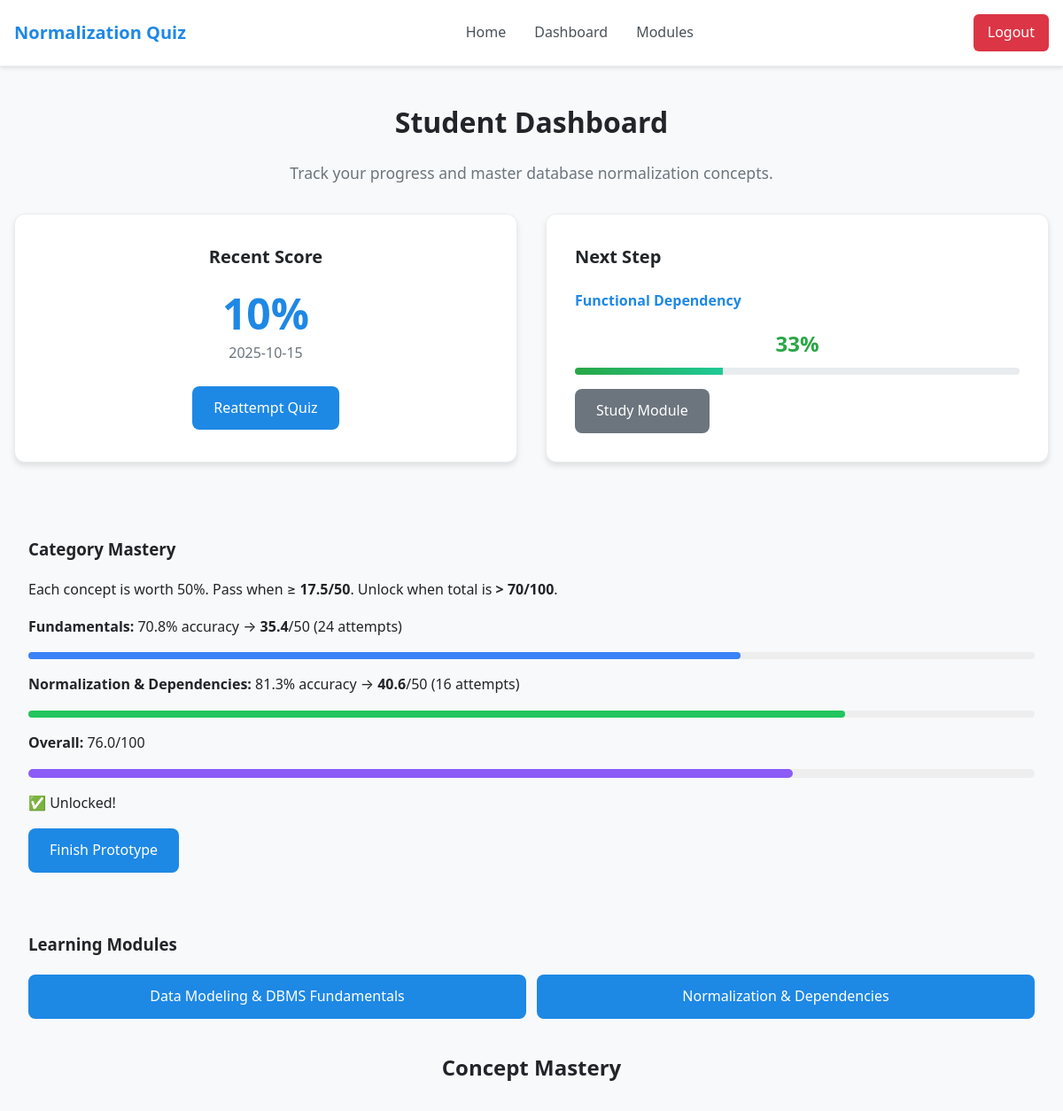
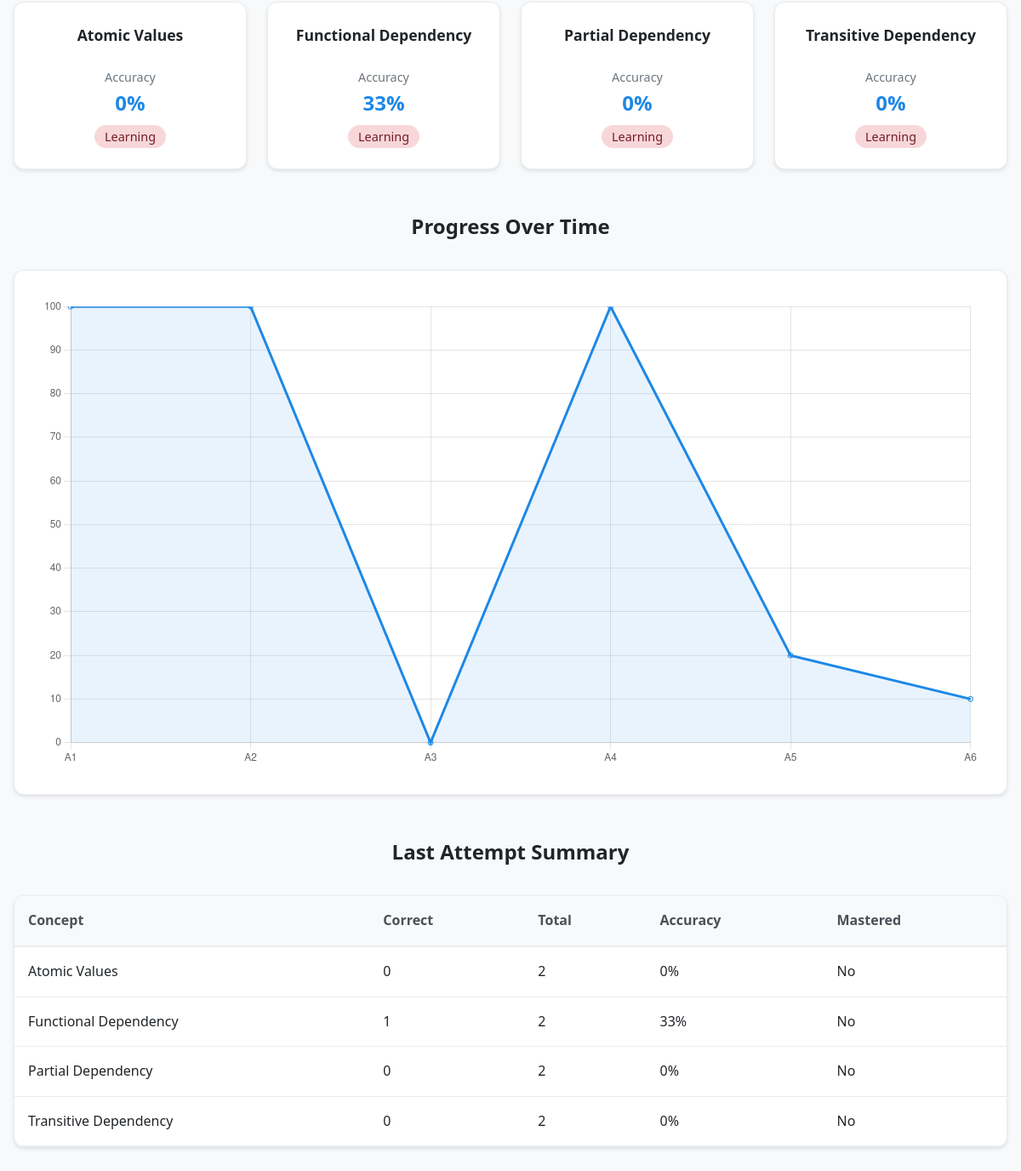
Page /student/1 (signed in) on the committed database (2 pictures, top to bottom).
### tables this page shows
CREATE TABLE attempt (
  attempt_id INTEGER PRIMARY KEY,
  student_id INTEGER NOT NULL,
  nf_scope TEXT,
  started_at TEXT,
  finished_at TEXT,
  items_total INTEGER,
  items_correct INTEGER,
  score_pct REAL, source TEXT,
  FOREIGN KEY(student_id) REFERENCES student(student_id) ON DELETE CASCADE
);

CREATE TABLE student_mastery (
  student_id INTEGER NOT NULL,
  concept_tag TEXT NOT NULL,
  mastered INTEGER NOT NULL,
  updated_at TEXT NOT NULL,
  PRIMARY KEY(student_id, concept_tag),
  FOREIGN KEY(student_id) REFERENCES student(student_id) ON DELETE CASCADE
);

### app.py (the view)
@app.route("/student/<int:student_id>")
@login_required
def student_dashboard(student_id: int):
    current_student_id = int(session["student_id"])  # never trust URL param
    if student_id != current_student_id:
        flash("Access restricted to your own dashboard.")
        return redirect(url_for("student_dashboard", student_id=current_student_id))
    db = get_db()
    cur = db.execute(
        "SELECT attempt_id, started_at, score_pct FROM attempt WHERE student_id=? AND score_pct IS NOT NULL ORDER BY started_at ASC",
        (current_student_id,),
    )
    attempts = cur.fetchall()
    labels = [f"A{idx+1}" for idx, _ in enumerate(attempts)]
    scores = [float(a["score_pct"]) for a in attempts]
    cur = db.execute(
        "SELECT attempt_id, started_at, score_pct FROM attempt WHERE student_id=? AND items_total IS NOT NULL ORDER BY started_at DESC LIMIT 1",
        (current_student_id,),
    )
    last = cur.fetchone()
    last_details: List[Dict[str, Any]] = []
    if last:
        cur = db.execute(
            """
            SELECT q.question, r.answer, q.correct_answer, q.explanation, q.concept_tag,
                   r.response_time_s, r.score
            FROM response r
            JOIN quiz q ON q.quiz_id = r.quiz_id
            WHERE r.attempt_id = ?
            ORDER BY r.response_id ASC
            """,
            (last["attempt_id"],),
        )
        for row in cur.fetchall():
            t = float(row["response_time_s"]) if row["response_time_s"] is not None else 0.0
            last_details.append(
                {
                    "question": row["question"],
                    "answer": row["answer"],
                    "correct_answer": row["correct_answer"],
                    "explanation": row["explanation"],
                    "concept_tag": row["concept_tag"],
                    "response_time_s": t,
                    "time_category": categorize_time(t),
                    "score": int(row["score"]) if row["score"] is not None else 0,
                }
            )
    per_concept: List[Dict[str, Any]] = []
    if last:
        cur = db.execute(
            """
            SELECT q.concept_tag AS concept_tag,
                   100.0 * SUM(r.score) / COUNT(*) AS acc_pct
            FROM response r
            JOIN quiz q ON q.quiz_id = r.quiz_id
            WHERE r.attempt_id = ?
            GROUP BY q.concept_tag
            ORDER BY q.concept_tag
            """,
            (last["attempt_id"],),
        )
        for row in cur.fetchall():
            tag = row["concept_tag"]
            acc = float(row["acc_pct"]) if row["acc_pct"] is not None else 0.0
            mcur = db.execute(
                "SELECT mastered FROM student_mastery WHERE student_id=? AND concept_tag=?",
                (current_student_id, tag),
            )
            mrow = mcur.fetchone()
            per_concept.append(
                {
                    "concept_tag": tag,
                    "acc_pct": acc,
                    "mastered": int(mrow["mastered"]) if mrow else 0,
                }
            )
    next_step = next_step_concept(current_student_id)
    next_step_accuracy = 0.0
    if next_step and last:
        cur = db.execute(
            """
            SELECT 100.0 * SUM(r.score) / COUNT(*) AS acc_pct
            FROM response r
            JOIN quiz q ON q.quiz_id = r.quiz_id
            WHERE r.attempt_id = ? AND q.concept_tag = ?
            """,
            (last["attempt_id"], next_step),
        )
        row = cur.fetchone()
        if row and row["acc_pct"] is not None:
            next_step_accuracy = float(row["acc_pct"])
    two_cat = get_two_category_mastery(current_student_id)
    return render_template(
        "student_dashboard.html",
        labels=labels,
        scores=scores,
        last_details=last_details,
        per_concept=per_concept,
        next_step=next_step,
        next_step_accuracy=next_step_accuracy,
        last_attempt=last,
        two_cat=two_cat,
    )

### app.py (called while the page is built)
def ensure_csrf_token() -> None:
    if not session.get("csrf_token"):
        session["csrf_token"] = secrets.token_hex(16)

@app.before_request
def before_request() -> None:
    ensure_csrf_token()

def login_required(view):
    @wraps(view)
    def wrapped(*args, **kwargs):
        if not session.get("student_id"):
            if request.path.startswith("/api/") or request.path == "/submit":
                return redirect(url_for("login"))
            flash("Please log in to continue.")
            return redirect(url_for("login"))
        return view(*args, **kwargs)
    return wrapped

def categorize_time(seconds: float) -> str:
    if seconds < 10:
        return "Fast"
    if seconds <= 20:
        return "Normal"
    return "Slow"

def next_step_concept(student_id: int) -> Optional[str]:
    concept_order = [
        "Functional Dependency",
        "Atomic Values",
        "Partial Dependency",
        "Transitive Dependency",
    ]
    db = get_db()
    for tag in concept_order:
        cur = db.execute(
            "SELECT mastered FROM student_mastery WHERE student_id=? AND concept_tag=?",
            (student_id, tag),
        )
        row = cur.fetchone()
        if not row or int(row["mastered"]) == 0:
            return tag
    return None

### templates/student_dashboard.html (shortened to what this page needs)
{% extends 'base.html' %}
{% block content %}
<div class="dashboard-header">
  <h1>Student Dashboard</h1>
  <p>Track your progress and master database normalization concepts.</p>
</div>
<div class="dashboard-grid">
  <div class="dashboard-card score-card">
    <h3>Recent Score</h3>
    {% if last_attempt %}
      <div class="score-display">
        <span class="score-value">{{ '%.0f'|format(last_attempt.score_pct) if last_attempt and last_attempt.score_pct else 0 }}%</span>
        <span class="score-date">{{ last_attempt.started_at[:10] if last_attempt and last_attempt.started_at else '' }}</span>
      </div>
      <a href="{{ url_for('reattempt') }}" class="btn btn-primary">Reattempt Quiz</a>
    {% else %}
      <div class="score-display">
        <span class="score-value">--</span>
        <span class="score-date">No attempts yet</span>
      </div>
      <a href="{{ url_for('quiz') }}" class="btn btn-primary">Take Quiz</a>
    {% endif %}
  </div>
  <div class="dashboard-card next-step-card">
    <h3>Next Step</h3>
    {% if next_step %}
      <div class="next-step-content">
        <h4>{{ next_step }}</h4>
        <div class="progress-gauge">
          <span class="gauge-value">{{ '%.0f'|format(next_step_accuracy) }}%</span>
          <div class="gauge-bar">
            <div class="gauge-fill" style="width: {{ next_step_accuracy }}%"></div>
          </div>
        </div>
        <a href="{{ url_for('modules') }}" class="btn btn-secondary">Study Module</a>
      </div>
    {% else %}
      <div class="next-step-content">
        <p class="mastered-message">🎉 All concepts mastered! Great job!</p>
        <a href="{{ url_for('quiz') }}" class="btn btn-secondary">Take Practice Quiz</a>
      </div>
    {% endif %}
  </div>
</div>
<section class="card" style="padding:1rem; margin:1rem 0;">
  <h3>Category Mastery</h3>
  <p class="muted">Each concept is worth 50%. Pass when ≥ <strong>17.5/50</strong>. Unlock when total is <strong>&gt; 70/100</strong>.</p>
  <p><strong>Fundamentals:</strong>
    {{ two_cat.fund.acc_pct }}% accuracy → <strong>{{ two_cat.fund_points }}</strong>/50
    ({{ two_cat.fund.attempts }} attempts)
  </p>
  <div style="background:#eee;height:8px;border-radius:4px;margin:.25rem 0 1rem;">
    <div style="height:8px;border-radius:4px;background:#3b82f6;width:{{ (two_cat.fund_points/50)*100 }}%;"></div>
  </div>
  <p><strong>Normalization & Dependencies:</strong>
    {{ two_cat.norm.acc_pct }}% accuracy → <strong>{{ two_cat.norm_points }}</strong>/50
    ({{ two_cat.norm.attempts }} attempts)
  </p>
  <div style="background:#eee;height:8px;border-radius:4px;margin:.25rem 0 1rem;">
    <div style="height:8px;border-radius:4px;background:#22c55e;width:{{ (two_cat.norm_points/50)*100 }}%;"></div>
  </div>
  <p><strong>Overall:</strong> {{ two_cat.overall_points }}/100</p>
  <div style="background:#eee;height:10px;border-radius:5px;margin:.25rem 0;">
    <div style="height:10px;border-radius:5px;background:#8b5cf6;width:{{ two_cat.overall_points }}%;"></div>
  </div>
  {% if two_cat.unlocked_next %}
    <p style="margin-top:1rem;"><span>✅ Unlocked!</span></p>
    <a class="btn" href="/thanks">Finish Prototype</a>
  {% else %}
    <p style="margin-top:1rem;opacity:.85;">🔒 Need ≥17.5/50 in both concepts and total &gt; 70/100.</p>
  {% endif %}
</section>
<section class="card" style="padding:1rem;">
  <h3>Learning Modules</h3>
  <div style="display:grid;grid-template-columns:repeat(auto-fit,minmax(240px,1fr));gap:.75rem;">
    <a class="btn" href="/module/fundamentals">Data Modeling & DBMS Fundamentals</a>
    <a class="btn" href="/module/norm">Normalization & Dependencies</a>
  </div>
</section>
<div class="concepts-section">
  <h2>Concept Mastery</h2>
  <div class="concepts-grid">
    {% for c in per_concept %}
    <div class="concept-card">
      <h4>{{ c.concept_tag }}</h4>
      <div class="concept-metrics">
        <div class="accuracy">
          <span class="metric-label">Accuracy</span>
          <span class="metric-value">{{ '%.0f'|format(c.acc_pct) }}%</span>
        </div>
        <div class="mastery">
          {% if c.mastered %}
            <span class="mastered-badge">✓ Mastered</span>
          {% else %}
            <span class="not-mastered-badge">Learning</span>
          {% endif %}
        </div>
      </div>
    </div>
    {% endfor %}
  </div>
</div>
<div class="progress-section">
  <h2>Progress Over Time</h2>
  <div class="chart-container">
    <canvas id="scoreChart" width="400" height="200"></canvas>
  </div>
</div>
{% if last_details %}
<div class="attempt-summary">
  <h2>Last Attempt Summary</h2>
  <div class="summary-table">
    <table class="table">
      <thead>
        <tr>
          <th>Concept</th>
          <th>Correct</th>
          <th>Total</th>
          <th>Accuracy</th>
          <th>Mastered</th>
        </tr>
      </thead>
      <tbody>
        {% for c in per_concept %}
        <tr>
          <td>{{ c.concept_tag }}</td>
          <td>{{ (c.acc_pct * 3 / 100)|round|int if 'FD' in c.concept_tag or '1NF' in c.concept_tag else (c.acc_pct * 2 / 100)|round|int }}</td>
          <td>{{ 3 if 'FD' in c.concept_tag or '1NF' in c.concept_tag else 2 }}</td>
          <td>{{ '%.0f'|format(c.acc_pct) }}%</td>
          <td>{{ 'Yes' if c.mastered else 'No' }}</td>
        </tr>
        {% endfor %}
      </tbody>
    </table>
  </div>
</div>
{% endif %}
<script>
  const labels = {{ labels|tojson }};
  const scores = {{ scores|tojson }};
  const ctx = document.getElementById('scoreChart').getContext('2d');
  new Chart(ctx, {
    type: 'line',
    data: {
      labels,
      datasets: [{
        label: 'Score %',
        data: scores,
        borderColor: '#1e88e5',
        backgroundColor: 'rgba(30, 136, 229, 0.1)',
        fill: true
      }]
    },
    options: {
      responsive: true,
      scales: {
        y: {
          beginAtZero: true,
          max: 100
        }
      },
      plugins: {
        legend: {
          display: false
        }
      }
    }
  });
</script>
{% endblock %}

### static/css/style.css (style rules this page uses)
body { font-family: system-ui, -apple-system, 'Segoe UI', Roboto, sans-serif; margin: 0; background: #f8f9fa; color: #212529; line-height: 1.6; }
.btn { display: inline-block; background: #1e88e5; color: white; padding: 0.75rem 1.5rem; border-radius: 8px; text-decoration: none; border: none; cursor: pointer; font-weight: 500; transition: all 0.2s; text-align: center; }
.btn-primary { background: #1e88e5; }
.btn-secondary { background: #6c757d; }
.dashboard-header { text-align: center; margin-bottom: 2rem; }
.dashboard-header h1 { color: #212529; margin-bottom: 0.5rem; }
.dashboard-header p { color: #6c757d; font-size: 1.1rem; }
.dashboard-grid { display: grid; grid-template-columns: 1fr 1fr; gap: 2rem; margin-bottom: 3rem; }
.dashboard-card { background: white; border-radius: 12px; padding: 2rem; box-shadow: 0 4px 6px rgba(0,0,0,0.1); border: 1px solid #e9ecef; }
.dashboard-card h3 { margin-top: 0; color: #212529; font-size: 1.25rem; }
.score-card { text-align: center; }
.score-display { margin: 1.5rem 0; }
.score-value { display: block; font-size: 3rem; font-weight: 700; color: #1e88e5; line-height: 1; }
.score-date { display: block; color: #6c757d; margin-top: 0.5rem; }
.next-step-content h4 { color: #1e88e5; margin-bottom: 1rem; }
.progress-gauge { margin: 1rem 0; }
.gauge-value { display: block; font-size: 1.5rem; font-weight: 600; color: #28a745; text-align: center; }
.gauge-bar { width: 100%; height: 8px; background: #e9ecef; border-radius: 4px; margin: 0.5rem 0; overflow: hidden; }
.gauge-fill { height: 100%; background: linear-gradient(90deg, #28a745, #20c997); transition: width 0.3s ease; }
.concepts-section { margin-bottom: 3rem; }
.concepts-section h2 { text-align: center; margin-bottom: 2rem; color: #212529; }
.concepts-grid { display: grid; grid-template-columns: repeat(auto-fit, minmax(250px, 1fr)); gap: 1.5rem; }
.concept-card { background: white; border-radius: 12px; padding: 1.5rem; box-shadow: 0 2px 4px rgba(0,0,0,0.1); border: 1px solid #e9ecef; text-align: center; }
.concept-card h4 { margin-top: 0; color: #212529; font-size: 1.1rem; }
.concept-metrics { margin-top: 1rem; }
.accuracy { margin-bottom: 0.5rem; }
.metric-label { display: block; color: #6c757d; font-size: 0.9rem; }
.metric-value { display: block; font-size: 1.5rem; font-weight: 600; color: #1e88e5; }
.not-mastered-badge { background: #f8d7da; color: #721c24; padding: 0.25rem 0.75rem; border-radius: 20px; font-size: 0.9rem; font-weight: 500; }
.progress-section { margin-bottom: 3rem; }
.progress-section h2 { text-align: center; margin-bottom: 2rem; color: #212529; }
.chart-container { background: white; border-radius: 12px; padding: 2rem; box-shadow: 0 2px 4px rgba(0,0,0,0.1); border: 1px solid #e9ecef; }
.attempt-summary { margin-bottom: 3rem; }
.attempt-summary h2 { text-align: center; margin-bottom: 2rem; color: #212529; }
.summary-table { background: white; border-radius: 12px; overflow: hidden; box-shadow: 0 2px 4px rgba(0,0,0,0.1); border: 1px solid #e9ecef; }
.table { width: 100%; border-collapse: collapse; }
.table th { background: #f8f9fa; color: #495057; font-weight: 600; padding: 1rem; text-align: left; border-bottom: 2px solid #e9ecef; }
.table td { padding: 1rem; border-bottom: 1px solid #e9ecef; }

### rows in the picture
attempt: score_pct "10", started_at "2025-10-15"
student_mastery: concept_tag "Atomic Values", acc_pct "0", mastered "0", concept_tag "2", mastered "No"
student_mastery: concept_tag "Partial Dependency", acc_pct "0", mastered "0", concept_tag "2", mastered "No"
student_mastery: concept_tag "Transitive Dependency", acc_pct "0", mastered "0", concept_tag "2", mastered "No"

### other values in the picture
{{ next_step }} "Functional Dependency"
{{ '%.0f'|format(next_step_accuracy) }} "33"
{{ two_cat.fund.acc_pct }} "70.8"
{{ two_cat.fund_points }} "35.4"
{{ two_cat.fund.attempts }} "24"
{{ two_cat.norm.acc_pct }} "81.3"
{{ two_cat.norm_points }} "40.6"
{{ two_cat.norm.attempts }} "16"
{{ two_cat.overall_points }} "76.0"
{{ c.concept_tag }} "Functional Dependency"
{{ '%.0f'|format(c.acc_pct) }} "33"
{{ 3 if 'FD' in c.concept_tag or '1NF' in c.concept_tag else 2 }} "2"
{{ 'Yes' if c.mastered else 'No' }} "No"
chart data {{ scores|tojson }} [100.0, 100.0, 0.0, 100.0, 20.0, 10.0]
